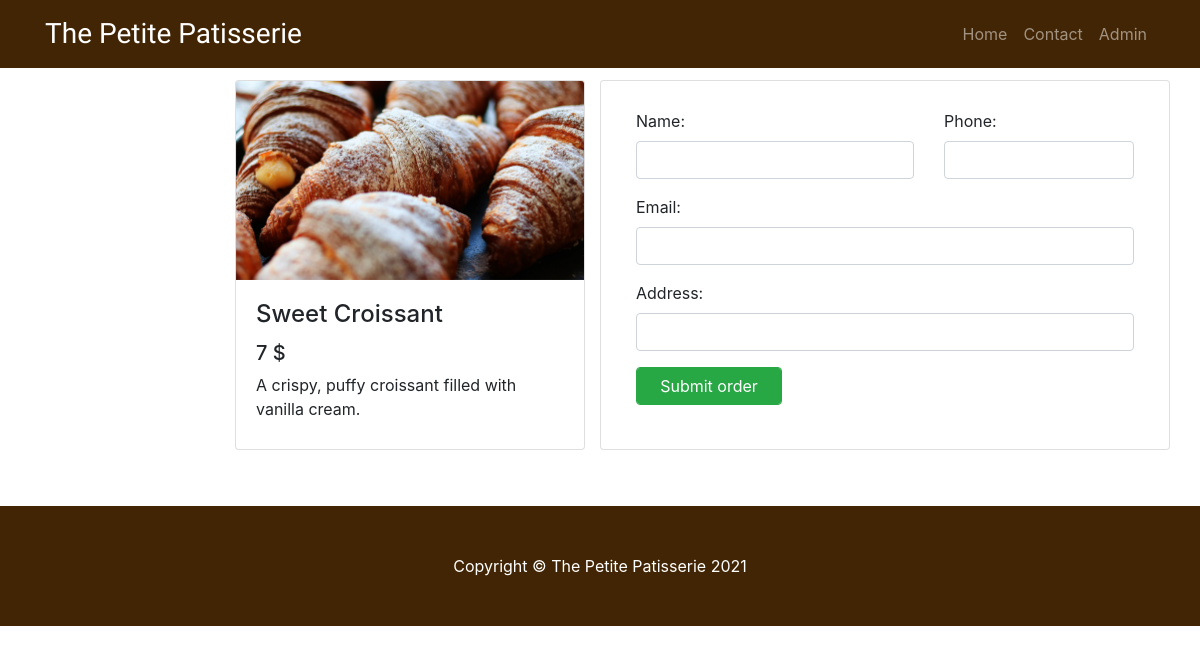
/order.php?id=3, run on the app's committed database.
### tables this page shows
CREATE TABLE `products` (
  `product_id` int(11) NOT NULL,
  `item` varchar(50) NOT NULL,
  `price` int(11) NOT NULL,
  `img` varchar(255) NOT NULL,
  `descriptions` varchar(255) NOT NULL
);

### order.php (the view, shortened to what this page needs)
<?php
require_once ("header.php");
require_once ("dbwebshop.php");
$conn->exec("USE $dbName");
$stmt = $conn->prepare("SELECT * FROM products WHERE product_id = $_GET[id]");
$stmt->execute();
$result = $stmt->fetchAll();
$order = "<div class='row'>";
foreach($result as $key => $value){
    $order .= "
    <div class='col-lg-2 col-md-2 mb-2'></div>
<div class='col-lg-4 col-md-5 mb-5'>
  <div class='card h-100'>
  <img class='card-img-top' src='$value[img]' alt=''>
      <div class='card-body'>
      <h4 class='card-title'>$value[item]</h4>
      <h5>$value[price] $</h5>
      <p class='card-text'>$value[descriptions]</p>
      </div>
  </div>
</div>
  <div class='card h-100 col-lg-6 col-md-5 mb-5'>
    <div class='card-body'>
      <form action='#' class='row' method='post'>
        <div class='col-md-7 my-2'>
        <label for='names'>Name:</label>
        <input id='text' type=' text' class='form-control' name='customer' required>
        </div>
        <div class='col-md-5 my-2'>
        <label for='email'>Phone:</label>
        <input type='text' class='form-control' name='phone' required>
        </div>
        <div class='col-md-12 my-2'>
        <label for='names'>Email:</label>
        <input id='text' type=' text' class='form-control' name='email' required>
        </div>
        <div class='col-md-12 my-2' rows='3'>
        <label for='names'>Address:</label>
        <input id='text' type=' text' class='form-control' name='custom_add' required>
        </div>
        <div class='col-md-4 my-2'>
        <input type='submit' value='Submit order' class='form-control btn btn-success'>
        </div>
      </form>
    </div>
    </div>
    <div class='col-lg-2 col-md-2 mb-2'></div>
 ";
}
$order .= "</div>";
echo $order;
require_once ("footer.php");
?>

### css/shop-homepage.css (style rules this page uses)
body { padding-top: 56px; }

### data on the page
products: img (picture), item "Sweet Croissant", price "7", descriptions "A crispy, puffy croissant filled with vanilla cream."
